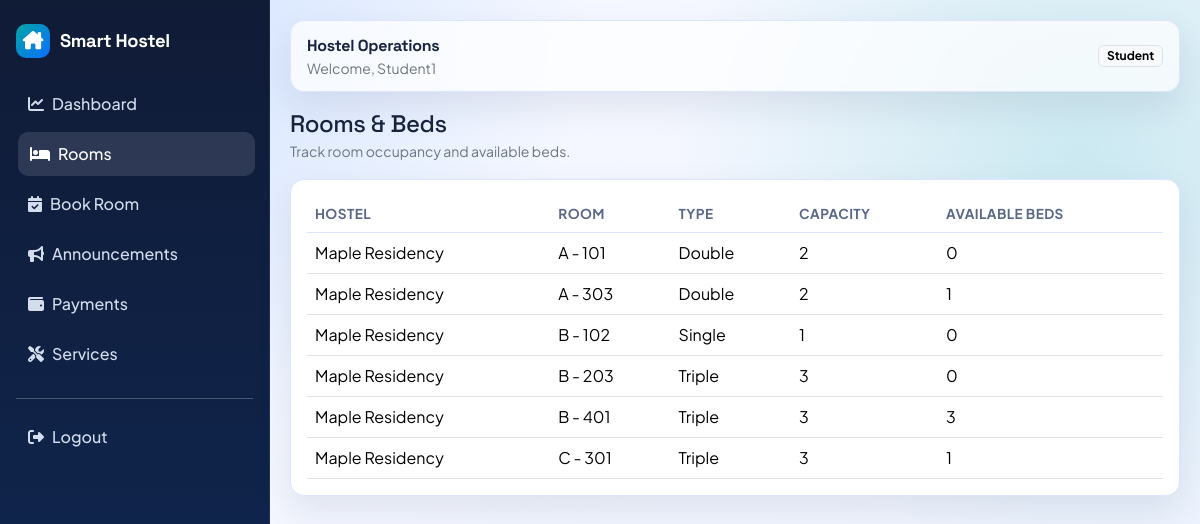
/rooms (signed in), run on the app's committed database.
### accounts/models.py (models this page shows, shortened)
class User(AbstractUser):
	ROLE_ADMIN = "admin"
	ROLE_STUDENT = "student"
	ROLE_CHOICES = [
		(ROLE_ADMIN, "Admin"),
		(ROLE_STUDENT, "Student"),
	]
	role = models.CharField(max_length=20, choices=ROLE_CHOICES, default=ROLE_STUDENT)

### hostel/models.py (models this page shows, shortened)
class Room(models.Model):
	TYPE_SINGLE = "single"
	TYPE_DOUBLE = "double"
	TYPE_TRIPLE = "triple"
	TYPE_DORM = "dorm"
	ROOM_TYPE_CHOICES = [
		(TYPE_SINGLE, "Single"),
		(TYPE_DOUBLE, "Double"),
		(TYPE_TRIPLE, "Triple"),
		(TYPE_DORM, "Dorm"),
	]
	hostel = models.ForeignKey(Hostel, on_delete=models.CASCADE, related_name="rooms")
	room_number = models.CharField(max_length=30)
	room_type = models.CharField(max_length=20, choices=ROOM_TYPE_CHOICES)
	capacity = models.PositiveIntegerField()
	available_beds = models.IntegerField(default=0)
	class Meta:
		ordering = ["room_number"]
		unique_together = ("hostel", "room_number")

class Hostel(models.Model):
	name = models.CharField(max_length=120)
	location = models.CharField(max_length=255)
	created_at = models.DateTimeField(auto_now_add=True)
	class Meta:
		ordering = ["name"]

### hostel/views.py (the view)
# urls.py: path("rooms", room_list_view, name="rooms"),
@login_required
def room_list_view(request):
	rooms = Room.objects.select_related("hostel")
	return render(request, "hostel/rooms.html", {"rooms": rooms})

### core/context_processors.py (called while the page is built)
def _is_admin_user(user):
    role = (getattr(user, "role", "") or "").strip().lower()
    return bool(user and user.is_authenticated and (user.is_superuser or role == "admin"))

def notification_context(request):
    if not request.user.is_authenticated:
        return {"recent_notifications": [], "unread_notification_count": 0, "is_admin_user": False}
    notifications = Notification.objects.filter(recipient=request.user).only("title", "message", "created_at", "is_read")[:5]
    unread_count = Notification.objects.filter(recipient=request.user, is_read=False).count()
    return {
        "recent_notifications": notifications,
        "unread_notification_count": unread_count,
        "is_admin_user": _is_admin_user(request.user),
    }

### templates/hostel/rooms.html (shortened to what this page needs)
{% extends "base.html" %}
{% block content %}
<div class="d-flex justify-content-between align-items-center mb-3">
    <div>
        <h4 class="mb-0">Rooms & Beds</h4>
        <small class="text-secondary">Track room occupancy and available beds.</small>
    </div>
</div>
<div class="card card-soft">
    <div class="card-body">
        <div class="table-responsive">
            <table class="table align-middle mb-0">
                <thead>
                <tr>
                    <th>Hostel</th>
                    <th>Room</th>
                    <th>Type</th>
                    <th>Capacity</th>
                    <th>Available Beds</th>
                </tr>
                </thead>
                <tbody>
                {% for room in rooms %}
                <tr>
                    <td>{{ room.hostel.name }}</td>
                    <td>{{ room.room_number }}</td>
                    <td>{{ room.get_room_type_display }}</td>
                    <td>{{ room.capacity }}</td>
                    <td>{{ room.available_beds }}</td>
                </tr>
                {% empty %}
                <tr><td colspan="5" class="text-center text-secondary py-4">No rooms found.</td></tr>
                {% endfor %}
                </tbody>
            </table>
        </div>
    </div>
</div>
{% endblock %}

### templates/base.html (shortened to what this page needs)
{% load static %}
<!doctype html>
<html lang="en">
<head>
    <link href="https://cdn.jsdelivr.net/npm/bootstrap@5.3.3/dist/css/bootstrap.min.css" rel="stylesheet">
    <link href="https://cdnjs.cloudflare.com/ajax/libs/font-awesome/6.5.2/css/all.min.css" rel="stylesheet">
    <link href="{% static 'css/app.css' %}" rel="stylesheet">
</head>
<body>
{% if user.is_authenticated %}
<div class="shell">
    <aside class="sidebar">
        <a class="brand" href="{% url 'accounts:dashboard' %}">
            <span class="brand-badge"><i class="fa-solid fa-house-chimney"></i></span>
            <span class="brand-font">Smart Hostel</span>
        </a>
        <nav class="nav flex-column">
            <a class="nav-link" href="{% url 'accounts:dashboard' %}"><i class="fa-solid fa-chart-line me-2"></i>Dashboard</a>
            <a class="nav-link" href="{% url 'hostel:rooms' %}"><i class="fa-solid fa-bed me-2"></i>Rooms</a>
            {% if user.is_authenticated and user.role == "student" %}
            <a class="nav-link" href="{% url 'bookings:book_room' %}"><i class="fa-solid fa-calendar-check me-2"></i>Book Room</a>
            {% endif %}
            <a class="nav-link" href="{% url 'announcements:list' %}"><i class="fa-solid fa-bullhorn me-2"></i>Announcements</a>
            <a class="nav-link" href="{% url 'payments:list' %}"><i class="fa-solid fa-wallet me-2"></i>Payments</a>
            <a class="nav-link" href="{% url 'services:list' %}"><i class="fa-solid fa-screwdriver-wrench me-2"></i>Services</a>
        </nav>
        <hr class="border-light-subtle my-3">
        <a class="nav-link" href="{% url 'accounts:logout' %}"><i class="fa-solid fa-right-from-bracket me-2"></i>Logout</a>
    </aside>
    <main class="main">
        <div class="topbar">
            <div>
                <strong class="brand-font">Hostel Operations</strong>
                <div class="small text-secondary">Welcome, {{ request.user.first_name|default:request.user.username }}</div>
            </div>
            <span class="badge text-bg-light border">{{ request.user.get_role_display }}</span>
        </div>
        {% block content %}{% endblock %}
    </main>
</div>
{% else %}
<div class="auth-wrap">
    {% block auth_content %}{% endblock %}
</div>
{% endif %}
</body>
</html>

### static/css/app.css (style rules this page uses)
:root { --bg-1: #f7f9ff; --bg-2: #eef3ff; --surface: #ffffff; --ink-1: #18233f; --ink-2: #5b6787; --brand: #0d6efd; --brand-2: #00a6a6; --accent: #ff8a00; --line: #dde5ff; --shadow: 0 15px 35px rgba(24, 35, 63, 0.09); }
* { box-sizing: border-box; }
body { margin: 0; font-family: "Plus Jakarta Sans", sans-serif; color: var(--ink-1); background: radial-gradient(circle at 10% 0%, rgba(13, 110, 253, 0.16), transparent 35%), radial-gradient(circle at 90% 20%, rgba(0, 166, 166, 0.16), transparent 32%), linear-gradient(140deg, var(--bg-1), var(--bg-2)); min-height: 100vh; }
h1, h2, h3, h4, h5, h6, .brand-font { font-family: "Space Grotesk", sans-serif; letter-spacing: -0.02em; }
.shell { display: grid; grid-template-columns: 270px 1fr; min-height: 100vh; }
.sidebar { background: linear-gradient(180deg, #101b36, #0f2956); color: #f7fbff; padding: 24px 16px; position: sticky; top: 0; height: 100vh; border-right: 1px solid rgba(255, 255, 255, 0.08); }
.brand { display: flex; align-items: center; gap: 10px; font-weight: 700; font-size: 1.15rem; margin-bottom: 24px; color: #fff; text-decoration: none; }
.brand-badge { width: 34px; height: 34px; border-radius: 10px; display: grid; place-items: center; background: linear-gradient(135deg, #00a6a6, #0d6efd); }
.sidebar .nav-link { color: rgba(233, 242, 255, 0.9); border-radius: 10px; padding: 10px 12px; margin-bottom: 6px; font-weight: 500; transition: 0.2s ease; }
.sidebar .nav-link:hover, .sidebar .nav-link.active { background: rgba(255, 255, 255, 0.12); color: #fff; transform: translateX(2px); }
.main { padding: 20px; animation: fadeUp 0.45s ease; }
.topbar { background: rgba(255, 255, 255, 0.72); backdrop-filter: blur(8px); border: 1px solid var(--line); border-radius: 14px; padding: 12px 16px; display: flex; align-items: center; justify-content: space-between; box-shadow: var(--shadow); margin-bottom: 18px; }
.card-soft { border: 1px solid var(--line); border-radius: 14px; background: var(--surface); box-shadow: var(--shadow); }
.table thead th { border-bottom: 1px solid #dce5ff; color: var(--ink-2); font-size: 0.85rem; text-transform: uppercase; letter-spacing: 0.03em; }

### data on the page
User: user.first_name "Student1", user.role "Student"
Room: hostel.name "Maple Residency", room_number "A - 101", room_type "Double", capacity "2", available_beds "0"
Room: hostel.name "Maple Residency", room_number "A - 303", room_type "Double", capacity "2", available_beds "1"
Room: hostel.name "Maple Residency", room_number "B - 102", room_type "Single", capacity "1", available_beds "0"
Room: hostel.name "Maple Residency", room_number "B - 203", room_type "Triple", capacity "3", available_beds "0"
Room: hostel.name "Maple Residency", room_number "B - 401", room_type "Triple", capacity "3", available_beds "3"
Room: hostel.name "Maple Residency", room_number "C - 301", room_type "Triple", capacity "3", available_beds "1"
